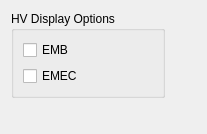
<ui version="4.0" >
 <class>frmHVLegoController</class>
 <widget class="QWidget" name="frmHVLegoController" >
  <property name="geometry" >
   <rect>
    <x>0</x>
    <y>0</y>
    <width>207</width>
    <height>134</height>
   </rect>
  </property>
  <property name="windowTitle" >
   <string>Calo Energy</string>
  </property>
  <layout class="QGridLayout" >
   <item row="0" column="0" >
    <widget class="QGroupBox" name="grbxGridOptions" >
     <property name="palette" >
      <palette>
       <active/>
       <inactive/>
       <disabled/>
      </palette>
     </property>
     <property name="title" >
      <string>HV Display Options</string>
     </property>
     <layout class="QHBoxLayout" >
      <item>
       <layout class="QVBoxLayout" >
        <item>
         <widget class="QCheckBox" name="chbxEMB" >
          <property name="text" >
           <string>EMB</string>
          </property>
         </widget>
        </item>
        <item>
         <widget class="QCheckBox" name="chbxEMEC" >
          <property name="text" >
           <string>EMEC</string>
          </property>
         </widget>
        </item>
       </layout>
      </item>
      <item>
       <spacer>
        <property name="orientation" >
         <enum>Qt::Horizontal</enum>
        </property>
        <property name="sizeType" >
         <enum>QSizePolicy::Fixed</enum>
        </property>
        <property name="sizeHint" >
         <size>
          <width>70</width>
          <height>20</height>
         </size>
        </property>
       </spacer>
      </item>
     </layout>
    </widget>
   </item>
   <item row="0" column="1" >
    <spacer>
     <property name="orientation" >
      <enum>Qt::Horizontal</enum>
     </property>
     <property name="sizeHint" >
      <size>
       <width>1</width>
       <height>20</height>
      </size>
     </property>
    </spacer>
   </item>
   <item row="1" column="0" >
    <spacer>
     <property name="orientation" >
      <enum>Qt::Vertical</enum>
     </property>
     <property name="sizeHint" >
      <size>
       <width>20</width>
       <height>1</height>
      </size>
     </property>
    </spacer>
   </item>
  </layout>
 </widget>
 <resources/>
 <connections/>
</ui>
